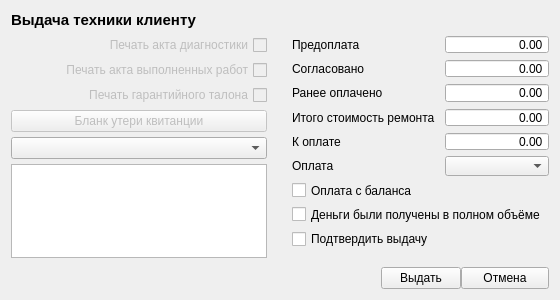
<?xml version="1.0" encoding="UTF-8"?>
<ui version="4.0">
 <class>SDialogIssueRepair</class>
 <widget class="QWidget" name="SDialogIssueRepair">
  <property name="geometry">
   <rect>
    <x>0</x>
    <y>0</y>
    <width>560</width>
    <height>300</height>
   </rect>
  </property>
  <property name="sizePolicy">
   <sizepolicy hsizetype="Fixed" vsizetype="Preferred">
    <horstretch>0</horstretch>
    <verstretch>0</verstretch>
   </sizepolicy>
  </property>
  <property name="minimumSize">
   <size>
    <width>560</width>
    <height>300</height>
   </size>
  </property>
  <property name="maximumSize">
   <size>
    <width>560</width>
    <height>350</height>
   </size>
  </property>
  <property name="windowTitle">
   <string>Dialog</string>
  </property>
  <layout class="QGridLayout" name="gridLayout_3">
   <item row="0" column="0">
    <layout class="QGridLayout" name="gridLayout_2">
     <property name="horizontalSpacing">
      <number>25</number>
     </property>
     <item row="1" column="0">
      <layout class="QVBoxLayout" name="verticalLayout" stretch="0,0,0,0,0,0,1">
       <property name="spacing">
        <number>5</number>
       </property>
       <property name="sizeConstraint">
        <enum>QLayout::SetMinimumSize</enum>
       </property>
       <item>
        <widget class="QCheckBox" name="checkBoxDiagDocPrint">
         <property name="enabled">
          <bool>false</bool>
         </property>
         <property name="layoutDirection">
          <enum>Qt::RightToLeft</enum>
         </property>
         <property name="text">
          <string>Печать акта диагностики</string>
         </property>
        </widget>
       </item>
       <item>
        <widget class="QCheckBox" name="checkBoxWorksDocPrint">
         <property name="enabled">
          <bool>false</bool>
         </property>
         <property name="layoutDirection">
          <enum>Qt::RightToLeft</enum>
         </property>
         <property name="text">
          <string>Печать акта выполненных работ</string>
         </property>
        </widget>
       </item>
       <item>
        <widget class="QCheckBox" name="checkBoxWarrantyDocPrint">
         <property name="enabled">
          <bool>false</bool>
         </property>
         <property name="layoutDirection">
          <enum>Qt::RightToLeft</enum>
         </property>
         <property name="text">
          <string>Печать гарантийного талона</string>
         </property>
        </widget>
       </item>
       <item>
        <widget class="QPushButton" name="pushButtonLooseDocPrint">
         <property name="enabled">
          <bool>false</bool>
         </property>
         <property name="text">
          <string>Бланк утери квитанции</string>
         </property>
        </widget>
       </item>
       <item>
        <widget class="QComboBox" name="comboBoxRejectReason"/>
       </item>
       <item>
        <widget class="QTextEdit" name="textEditRejectReason">
         <property name="sizePolicy">
          <sizepolicy hsizetype="Preferred" vsizetype="Minimum">
           <horstretch>0</horstretch>
           <verstretch>0</verstretch>
          </sizepolicy>
         </property>
         <property name="minimumSize">
          <size>
           <width>0</width>
           <height>94</height>
          </size>
         </property>
         <property name="maximumSize">
          <size>
           <width>16777215</width>
           <height>94</height>
          </size>
         </property>
        </widget>
       </item>
       <item>
        <spacer name="verticalSpacer_3">
         <property name="orientation">
          <enum>Qt::Vertical</enum>
         </property>
         <property name="sizeHint" stdset="0">
          <size>
           <width>20</width>
           <height>40</height>
          </size>
         </property>
        </spacer>
       </item>
      </layout>
     </item>
     <item row="1" column="1">
      <layout class="QGridLayout" name="gridLayout" columnstretch="1,1,1">
       <item row="2" column="1">
        <widget class="QPushButton" name="pushButtonIssue">
         <property name="sizePolicy">
          <sizepolicy hsizetype="Maximum" vsizetype="Fixed">
           <horstretch>0</horstretch>
           <verstretch>0</verstretch>
          </sizepolicy>
         </property>
         <property name="text">
          <string>Выдать</string>
         </property>
        </widget>
       </item>
       <item row="0" column="0" colspan="3">
        <layout class="QFormLayout" name="formLayout_2">
         <property name="fieldGrowthPolicy">
          <enum>QFormLayout::AllNonFixedFieldsGrow</enum>
         </property>
         <property name="labelAlignment">
          <set>Qt::AlignLeading|Qt::AlignLeft|Qt::AlignTop</set>
         </property>
         <property name="horizontalSpacing">
          <number>10</number>
         </property>
         <property name="verticalSpacing">
          <number>5</number>
         </property>
         <item row="0" column="0">
          <widget class="QLabel" name="labelPrepay">
           <property name="sizePolicy">
            <sizepolicy hsizetype="Minimum" vsizetype="Preferred">
             <horstretch>0</horstretch>
             <verstretch>0</verstretch>
            </sizepolicy>
           </property>
           <property name="text">
            <string>Предоплата</string>
           </property>
           <property name="margin">
            <number>0</number>
           </property>
          </widget>
         </item>
         <item row="0" column="1">
          <widget class="SDoubleSpinBox" name="doubleSpinBoxPrepay">
           <property name="sizePolicy">
            <sizepolicy hsizetype="Minimum" vsizetype="Fixed">
             <horstretch>0</horstretch>
             <verstretch>0</verstretch>
            </sizepolicy>
           </property>
           <property name="alignment">
            <set>Qt::AlignRight|Qt::AlignTrailing|Qt::AlignVCenter</set>
           </property>
           <property name="readOnly">
            <bool>true</bool>
           </property>
           <property name="buttonSymbols">
            <enum>QAbstractSpinBox::NoButtons</enum>
           </property>
           <property name="maximum">
            <double>9999999.990000000223517</double>
           </property>
          </widget>
         </item>
         <item row="1" column="0">
          <widget class="QLabel" name="labelAgreedAmount">
           <property name="sizePolicy">
            <sizepolicy hsizetype="Minimum" vsizetype="Preferred">
             <horstretch>0</horstretch>
             <verstretch>0</verstretch>
            </sizepolicy>
           </property>
           <property name="text">
            <string>Согласовано</string>
           </property>
           <property name="margin">
            <number>0</number>
           </property>
          </widget>
         </item>
         <item row="1" column="1">
          <widget class="SDoubleSpinBox" name="doubleSpinBoxAgreedAmount">
           <property name="sizePolicy">
            <sizepolicy hsizetype="Minimum" vsizetype="Fixed">
             <horstretch>0</horstretch>
             <verstretch>0</verstretch>
            </sizepolicy>
           </property>
           <property name="alignment">
            <set>Qt::AlignRight|Qt::AlignTrailing|Qt::AlignVCenter</set>
           </property>
           <property name="readOnly">
            <bool>true</bool>
           </property>
           <property name="buttonSymbols">
            <enum>QAbstractSpinBox::NoButtons</enum>
           </property>
           <property name="maximum">
            <double>9999999.990000000223517</double>
           </property>
          </widget>
         </item>
         <item row="2" column="0">
          <widget class="QLabel" name="labelAlreadyPayed">
           <property name="sizePolicy">
            <sizepolicy hsizetype="Minimum" vsizetype="Preferred">
             <horstretch>0</horstretch>
             <verstretch>0</verstretch>
            </sizepolicy>
           </property>
           <property name="text">
            <string>Ранее оплачено</string>
           </property>
           <property name="margin">
            <number>0</number>
           </property>
          </widget>
         </item>
         <item row="2" column="1">
          <widget class="SDoubleSpinBox" name="doubleSpinBoxAlreadyPayed">
           <property name="sizePolicy">
            <sizepolicy hsizetype="Minimum" vsizetype="Fixed">
             <horstretch>0</horstretch>
             <verstretch>0</verstretch>
            </sizepolicy>
           </property>
           <property name="alignment">
            <set>Qt::AlignRight|Qt::AlignTrailing|Qt::AlignVCenter</set>
           </property>
           <property name="readOnly">
            <bool>true</bool>
           </property>
           <property name="buttonSymbols">
            <enum>QAbstractSpinBox::NoButtons</enum>
           </property>
           <property name="maximum">
            <double>9999999.990000000223517</double>
           </property>
          </widget>
         </item>
         <item row="3" column="0">
          <widget class="QLabel" name="labelTotalAmount">
           <property name="sizePolicy">
            <sizepolicy hsizetype="Minimum" vsizetype="Preferred">
             <horstretch>0</horstretch>
             <verstretch>0</verstretch>
            </sizepolicy>
           </property>
           <property name="text">
            <string>Итого стоимость ремонта</string>
           </property>
           <property name="margin">
            <number>0</number>
           </property>
          </widget>
         </item>
         <item row="3" column="1">
          <widget class="SDoubleSpinBox" name="doubleSpinBoxTotalAmount">
           <property name="sizePolicy">
            <sizepolicy hsizetype="Minimum" vsizetype="Fixed">
             <horstretch>0</horstretch>
             <verstretch>0</verstretch>
            </sizepolicy>
           </property>
           <property name="alignment">
            <set>Qt::AlignRight|Qt::AlignTrailing|Qt::AlignVCenter</set>
           </property>
           <property name="readOnly">
            <bool>true</bool>
           </property>
           <property name="buttonSymbols">
            <enum>QAbstractSpinBox::NoButtons</enum>
           </property>
           <property name="maximum">
            <double>9999999.990000000223517</double>
           </property>
          </widget>
         </item>
         <item row="4" column="0">
          <widget class="QLabel" name="labelCurrentPaymentAmount">
           <property name="sizePolicy">
            <sizepolicy hsizetype="Minimum" vsizetype="Preferred">
             <horstretch>0</horstretch>
             <verstretch>0</verstretch>
            </sizepolicy>
           </property>
           <property name="text">
            <string>К оплате</string>
           </property>
           <property name="margin">
            <number>0</number>
           </property>
          </widget>
         </item>
         <item row="4" column="1">
          <widget class="SDoubleSpinBox" name="doubleSpinBoxCurrentPaymentAmount">
           <property name="sizePolicy">
            <sizepolicy hsizetype="Minimum" vsizetype="Fixed">
             <horstretch>0</horstretch>
             <verstretch>0</verstretch>
            </sizepolicy>
           </property>
           <property name="alignment">
            <set>Qt::AlignRight|Qt::AlignTrailing|Qt::AlignVCenter</set>
           </property>
           <property name="readOnly">
            <bool>true</bool>
           </property>
           <property name="buttonSymbols">
            <enum>QAbstractSpinBox::NoButtons</enum>
           </property>
           <property name="minimum">
            <double>-9999999.990000000223517</double>
           </property>
           <property name="maximum">
            <double>9999999.990000000223517</double>
           </property>
          </widget>
         </item>
         <item row="5" column="0">
          <widget class="QLabel" name="labelPaymentAccount">
           <property name="sizePolicy">
            <sizepolicy hsizetype="Minimum" vsizetype="Preferred">
             <horstretch>0</horstretch>
             <verstretch>0</verstretch>
            </sizepolicy>
           </property>
           <property name="text">
            <string>Оплата</string>
           </property>
           <property name="margin">
            <number>0</number>
           </property>
          </widget>
         </item>
         <item row="5" column="1">
          <widget class="QComboBox" name="comboBoxPaymentAccount">
           <property name="sizePolicy">
            <sizepolicy hsizetype="Minimum" vsizetype="Minimum">
             <horstretch>0</horstretch>
             <verstretch>0</verstretch>
            </sizepolicy>
           </property>
          </widget>
         </item>
         <item row="6" column="0" colspan="2">
          <widget class="QCheckBox" name="checkBoxCreditPayment">
           <property name="text">
            <string>Оплата с баланса</string>
           </property>
          </widget>
         </item>
         <item row="7" column="0" colspan="2">
          <widget class="QCheckBox" name="checkBoxPaymentCheckout">
           <property name="text">
            <string>Деньги были получены в полном объёме</string>
           </property>
          </widget>
         </item>
         <item row="8" column="0" colspan="2">
          <widget class="QCheckBox" name="checkBoxConfirmGetOut">
           <property name="text">
            <string>Подтвердить выдачу</string>
           </property>
          </widget>
         </item>
        </layout>
       </item>
       <item row="2" column="2">
        <widget class="QPushButton" name="pushButtonCancel">
         <property name="sizePolicy">
          <sizepolicy hsizetype="Preferred" vsizetype="Fixed">
           <horstretch>0</horstretch>
           <verstretch>0</verstretch>
          </sizepolicy>
         </property>
         <property name="text">
          <string>Отмена</string>
         </property>
        </widget>
       </item>
       <item row="1" column="0" colspan="3">
        <widget class="QLabel" name="labelIssuedMessage">
         <property name="sizePolicy">
          <sizepolicy hsizetype="Preferred" vsizetype="Minimum">
           <horstretch>0</horstretch>
           <verstretch>0</verstretch>
          </sizepolicy>
         </property>
         <property name="font">
          <font>
           <family>Calibri</family>
           <pointsize>11</pointsize>
           <weight>75</weight>
           <bold>true</bold>
          </font>
         </property>
         <property name="text">
          <string/>
         </property>
         <property name="textFormat">
          <enum>Qt::RichText</enum>
         </property>
        </widget>
       </item>
      </layout>
     </item>
     <item row="0" column="0" colspan="2">
      <widget class="QLabel" name="labelDialogCaption">
       <property name="sizePolicy">
        <sizepolicy hsizetype="Preferred" vsizetype="Minimum">
         <horstretch>0</horstretch>
         <verstretch>0</verstretch>
        </sizepolicy>
       </property>
       <property name="font">
        <font>
         <pointsize>11</pointsize>
         <weight>75</weight>
         <bold>true</bold>
        </font>
       </property>
       <property name="text">
        <string>Выдача техники клиенту</string>
       </property>
       <property name="scaledContents">
        <bool>false</bool>
       </property>
       <property name="alignment">
        <set>Qt::AlignLeading|Qt::AlignLeft|Qt::AlignVCenter</set>
       </property>
      </widget>
     </item>
    </layout>
   </item>
   <item row="1" column="0">
    <spacer name="verticalSpacer">
     <property name="orientation">
      <enum>Qt::Vertical</enum>
     </property>
     <property name="sizeHint" stdset="0">
      <size>
       <width>20</width>
       <height>40</height>
      </size>
     </property>
    </spacer>
   </item>
  </layout>
 </widget>
 <customwidgets>
  <customwidget>
   <class>SDoubleSpinBox</class>
   <extends>QDoubleSpinBox</extends>
   <header location="global">widgets/sdoublespinbox.h</header>
  </customwidget>
 </customwidgets>
 <resources/>
 <connections/>
 <slots>
  <slot>buttonIssueClicked()</slot>
  <slot>buttonCancelClicked()</slot>
  <slot>createLooseDoc()</slot>
  <slot>paymentSystemChanged(int)</slot>
  <slot>checkBoxInCreditToggled(bool)</slot>
 </slots>
</ui>
